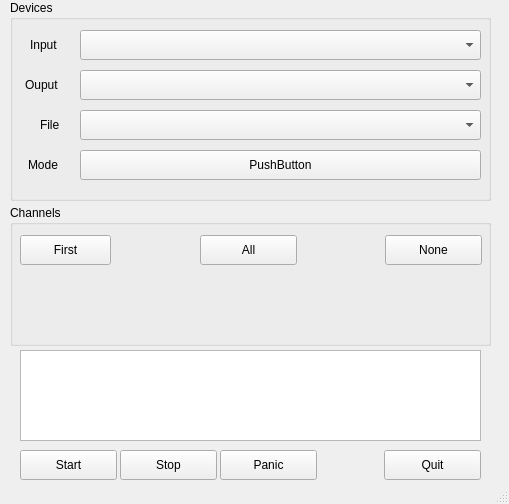
<?xml version="1.0" encoding="UTF-8"?>
<ui version="4.0">
 <class>MainWindow</class>
 <widget class="QMainWindow" name="MainWindow">
  <property name="enabled">
   <bool>true</bool>
  </property>
  <property name="geometry">
   <rect>
    <x>0</x>
    <y>0</y>
    <width>509</width>
    <height>504</height>
   </rect>
  </property>
  <property name="windowTitle">
   <string>MainWindow</string>
  </property>
  <widget class="QWidget" name="centralwidget">
   <widget class="QPushButton" name="pushButton_Start">
    <property name="geometry">
     <rect>
      <x>20</x>
      <y>450</y>
      <width>97</width>
      <height>30</height>
     </rect>
    </property>
    <property name="text">
     <string>Start</string>
    </property>
   </widget>
   <widget class="QPushButton" name="pushButton_Stop">
    <property name="geometry">
     <rect>
      <x>120</x>
      <y>450</y>
      <width>97</width>
      <height>30</height>
     </rect>
    </property>
    <property name="text">
     <string>Stop</string>
    </property>
   </widget>
   <widget class="QPushButton" name="pushButton_Quit">
    <property name="geometry">
     <rect>
      <x>384</x>
      <y>450</y>
      <width>97</width>
      <height>30</height>
     </rect>
    </property>
    <property name="text">
     <string>Quit</string>
    </property>
   </widget>
   <widget class="QGroupBox" name="groupBox">
    <property name="geometry">
     <rect>
      <x>10</x>
      <y>0</y>
      <width>481</width>
      <height>201</height>
     </rect>
    </property>
    <property name="title">
     <string>Devices</string>
    </property>
    <widget class="QPushButton" name="pushButton_Mode">
     <property name="geometry">
      <rect>
       <x>70</x>
       <y>150</y>
       <width>401</width>
       <height>30</height>
      </rect>
     </property>
     <property name="text">
      <string>PushButton</string>
     </property>
    </widget>
    <widget class="QLabel" name="label_File">
     <property name="geometry">
      <rect>
       <x>30</x>
       <y>114</y>
       <width>71</width>
       <height>22</height>
      </rect>
     </property>
     <property name="text">
      <string>File</string>
     </property>
    </widget>
    <widget class="QComboBox" name="InputDeviceCombo">
     <property name="geometry">
      <rect>
       <x>70</x>
       <y>30</y>
       <width>401</width>
       <height>30</height>
      </rect>
     </property>
    </widget>
    <widget class="QComboBox" name="OutputDeviceCombo">
     <property name="geometry">
      <rect>
       <x>70</x>
       <y>70</y>
       <width>401</width>
       <height>30</height>
      </rect>
     </property>
    </widget>
    <widget class="QLabel" name="label_Mode">
     <property name="geometry">
      <rect>
       <x>18</x>
       <y>154</y>
       <width>71</width>
       <height>22</height>
      </rect>
     </property>
     <property name="text">
      <string>Mode</string>
     </property>
    </widget>
    <widget class="QLabel" name="label_Ouput">
     <property name="geometry">
      <rect>
       <x>15</x>
       <y>74</y>
       <width>71</width>
       <height>22</height>
      </rect>
     </property>
     <property name="text">
      <string>Ouput</string>
     </property>
    </widget>
    <widget class="QLabel" name="label_Input">
     <property name="geometry">
      <rect>
       <x>20</x>
       <y>34</y>
       <width>71</width>
       <height>22</height>
      </rect>
     </property>
     <property name="text">
      <string>Input</string>
     </property>
    </widget>
    <widget class="QComboBox" name="FileCombo">
     <property name="geometry">
      <rect>
       <x>70</x>
       <y>110</y>
       <width>401</width>
       <height>30</height>
      </rect>
     </property>
    </widget>
   </widget>
   <widget class="QGroupBox" name="groupBox_2">
    <property name="geometry">
     <rect>
      <x>10</x>
      <y>205</y>
      <width>481</width>
      <height>141</height>
     </rect>
    </property>
    <property name="title">
     <string>Channels</string>
    </property>
    <widget class="QWidget" name="gridLayoutWidget">
     <property name="geometry">
      <rect>
       <x>10</x>
       <y>70</y>
       <width>461</width>
       <height>71</height>
      </rect>
     </property>
     <layout class="QGridLayout" name="gridLayout"/>
    </widget>
    <widget class="QPushButton" name="pushButton_ChannelAll">
     <property name="geometry">
      <rect>
       <x>190</x>
       <y>30</y>
       <width>97</width>
       <height>30</height>
      </rect>
     </property>
     <property name="text">
      <string>All</string>
     </property>
    </widget>
    <widget class="QPushButton" name="pushButton_ChannelFirst">
     <property name="geometry">
      <rect>
       <x>10</x>
       <y>30</y>
       <width>91</width>
       <height>30</height>
      </rect>
     </property>
     <property name="text">
      <string>First</string>
     </property>
    </widget>
    <widget class="QPushButton" name="pushButton_ChannelNone">
     <property name="geometry">
      <rect>
       <x>375</x>
       <y>30</y>
       <width>97</width>
       <height>30</height>
      </rect>
     </property>
     <property name="text">
      <string>None</string>
     </property>
    </widget>
   </widget>
   <widget class="QPushButton" name="pushButton_Panic">
    <property name="geometry">
     <rect>
      <x>220</x>
      <y>450</y>
      <width>97</width>
      <height>30</height>
     </rect>
    </property>
    <property name="text">
     <string>Panic</string>
    </property>
   </widget>
   <widget class="QTextBrowser" name="textBrowser">
    <property name="geometry">
     <rect>
      <x>20</x>
      <y>350</y>
      <width>461</width>
      <height>91</height>
     </rect>
    </property>
    <property name="verticalScrollBarPolicy">
     <enum>Qt::ScrollBarAlwaysOff</enum>
    </property>
   </widget>
  </widget>
  <widget class="QStatusBar" name="statusbar"/>
 </widget>
 <resources/>
 <connections/>
</ui>
